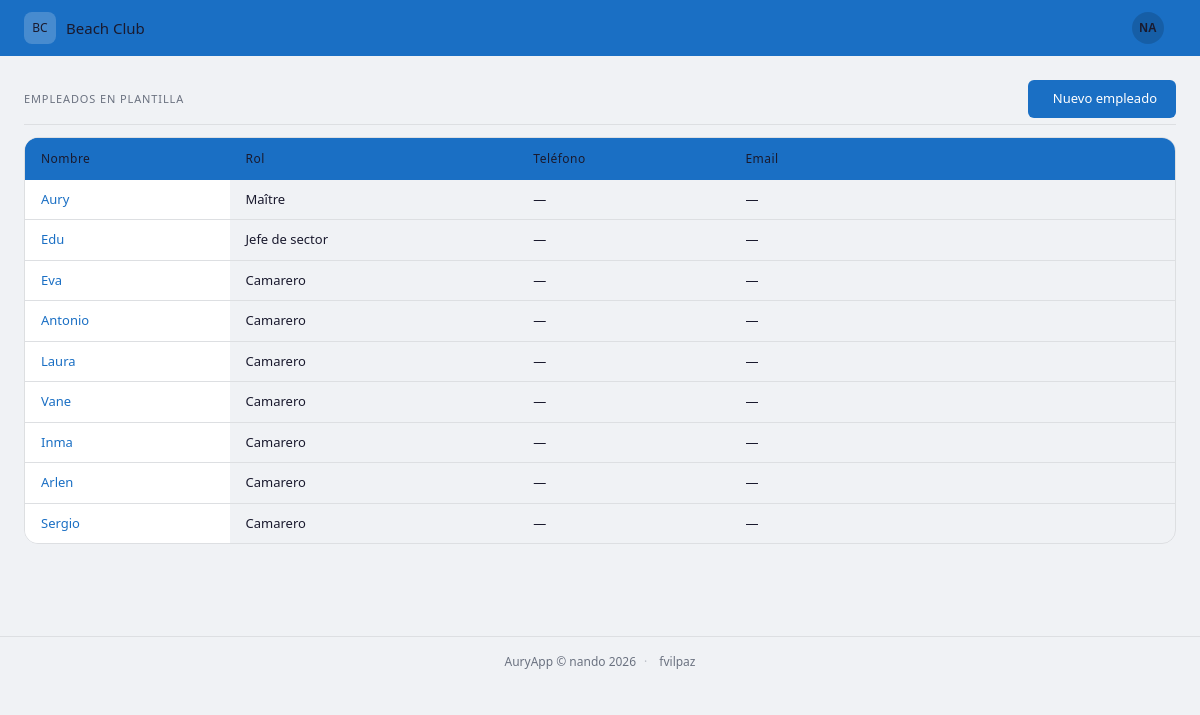
/personal/empleados/ (signed in), run on the app's committed database.
### personal/models.py (models this page shows, shortened)
class Empleado(models.Model):
    CONTRATO_CHOICES = [
        ('indefinido', 'Indefinido'),
        ('temporal', 'Temporal'),
        ('fijo_discontinuo', 'Fijo discontinuo'),
        ('obra_servicio', 'Obra y servicio'),
        ('practicas', 'Prácticas'),
    ]
    ROL_CHOICES = [
        ('maitre', 'Maître'),
        ('segundo_maitre', 'Segundo Maître'),
        ('jefe_sector', 'Jefe de sector'),
        ('camarero', 'Camarero'),
        ('ayudante_camarero', 'Ayudante de camarero'),
    ]
    nombre = models.CharField(max_length=100)
    apellidos = models.CharField(max_length=100, blank=True)
    rol = models.CharField(max_length=20, choices=ROL_CHOICES)
    telefono = models.CharField(max_length=20, blank=True)
    email = models.EmailField(blank=True)
    fecha_nacimiento = models.DateField(null=True, blank=True)
    activo = models.BooleanField(default=True)
    posicion = models.PositiveIntegerField(default=0)
    tipo_contrato = models.CharField(max_length=20, choices=CONTRATO_CHOICES, blank=True)
    fecha_vencimiento = models.DateField(null=True, blank=True)
    class Meta:
        verbose_name = 'Empleado'
        verbose_name_plural = 'Empleados'
        ordering = ['posicion', 'nombre']

### personal/views.py (the view)
# urls.py: path('empleados/', views.lista_empleados, name='lista_empleados'),
def lista_empleados(request):
    empleados = Empleado.objects.filter(activo=True).order_by('posicion', 'nombre')
    context = {
        'empleados': empleados,
    }
    return render(request, 'personal/lista_empleados.html', context)

### personal/templates/personal/lista_empleados.html (shortened to what this page needs)
{% extends 'core/base.html' %}
{% block content %}
<div class="bc-section">
  <div class="bc-section-header">
    <span class="bc-section-header-title">Empleados en plantilla</span>
    <a href="{% url 'nuevo_empleado' %}" class="bc-btn bc-btn-primary">
       Nuevo empleado
    </a>
  </div>
  <div class="bc-table-wrapper">
    <table class="bc-table">
      <thead>
        <tr>
          <th>Nombre</th>
          <th>Rol</th>
          <th>Teléfono</th>
          <th>Email</th>
          <th></th>
        </tr>
      </thead>
      <tbody>
        {% for empleado in empleados %}
        <tr>
          <td><a href="{% url 'detalle_empleado' empleado.pk %}" class="bc-link-plain">{{ empleado.nombre }} {{ empleado.apellidos }}</a></td>
          <td>{{ empleado.get_rol_display }}</td>
          <td>{{ empleado.telefono|default:"—" }}</td>
          <td>{{ empleado.email|default:"—" }}</td>
          <td style="display:flex; gap:4px;">
            <a href="{% url 'detalle_empleado' empleado.pk %}" class="bc-btn bc-btn-sm"></a>
            <a href="{% url 'editar_empleado' empleado.pk %}" class="bc-btn bc-btn-sm"></a>
          </td>
        </tr>
        {% empty %}
        <tr>
          <td colspan="4">No hay empleados activos</td>
        </tr>
        {% endfor %}
      </tbody>
    </table>
  </div>
</div>
{% endblock %}

### core/templates/core/base.html (shortened to what this page needs)
{% load static %}
<!DOCTYPE html>
<html lang="es">
<head>
  <link rel="stylesheet" href="https://cdn.jsdelivr.net/npm/@tabler/icons-webfont@2.47.0/tabler-icons.min.css">
  <link rel="stylesheet" href="{% static 'css/main.css' %}">
</head>
<body>
  <nav class="bc-navbar">
    <a href="/" class="bc-navbar-brand">
      <div class="bc-navbar-avatar">BC</div>
      Beach Club
    </a>
    <div class="bc-user-menu" id="bc-user-menu">
      <button class="bc-user-menu-btn" id="bc-user-menu-btn" type="button">
        <div class="bc-navbar-user">
          {% if request.user.first_name %}{{ request.user.first_name|slice:":1"|upper }}{{ request.user.last_name|slice:":1"|upper }}{% else %}{{ request.user.username|slice:":2"|upper }}{% endif %}
        </div>
      </button>
    </div>
  </nav>
  <main class="bc-page">
    {% block content %}{% endblock %}
  </main>
  <footer class="bc-footer">
    <span>AuryApp &copy; {{ request.user.username|default:"" }} 2026</span>
    <span class="bc-footer-sep">·</span>
    <a href="https://github.com/fvilpaz" target="_blank" rel="noopener" class="bc-footer-link">
       fvilpaz
    </a>
  </footer>
</body>
</html>

### core/static/css/main.css (style rules this page uses)
:root { --color-primary: #1a6fc4; --color-primary-dk: #1557a0; --color-accent: #e8a020; --color-success: #1d9e75; --color-danger: #c0392b; --color-warning: #e8a020; --color-bg: #f0f2f5; --color-surface: #ffffff; --color-border: rgba(0, 0, 0, 0.08); --color-text: #1a1a2e; --color-muted: #6b7280; --radius-sm: 6px; --radius-md: 10px; --radius-lg: 14px; --navbar-h: 56px; --canvas-height: 620px; --page-padding: 24px; }
*, *::before, *::after { box-sizing: border-box; margin: 0; padding: 0; }
body { font-family: system-ui, -apple-system, sans-serif; font-size: 14px; background: var(--color-bg); color: var(--color-text); line-height: 1.5; }
.bc-navbar { background: var(--color-primary); height: var(--navbar-h); display: flex; align-items: center; padding: 0 24px; gap: 8px; position: sticky; top: 0; z-index: 100; }
.bc-navbar-brand { color: var(--color-primary-text); font-size: 15px; font-weight: 500; display: flex; align-items: center; gap: 10px; text-decoration: none; }
.bc-navbar-avatar { width: 32px; height: 32px; border-radius: 8px; background: rgba(255, 255, 255, 0.2); display: flex; align-items: center; justify-content: center; font-size: 12px; font-weight: 500; color: var(--color-primary-text); flex-shrink: 0; }
.bc-navbar-user { width: 32px; height: 32px; border-radius: 50%; background: rgba(0, 0, 0, 0.15); display: flex; align-items: center; justify-content: center; font-size: 12px; font-weight: 600; color: var(--color-primary-text); flex-shrink: 0; }
.bc-user-menu { position: relative; margin-left: auto; }
.bc-user-menu-btn { display: flex; align-items: center; gap: 6px; background: transparent; border: none; cursor: pointer; padding: 4px 6px; border-radius: var(--radius-sm); transition: background 0.15s; color: var(--color-primary-text); }
.bc-page { padding: 24px; max-width: 1400px; margin: 0 auto; }
.bc-section { margin-bottom: 28px; }
.bc-table-wrapper { border: 0.5px solid var(--color-border); border-radius: var(--radius-lg); overflow: hidden; overflow-x: auto; -webkit-overflow-scrolling: touch; }
.bc-table { width: 100%; border-collapse: collapse; font-size: 13px; min-width: 500px; white-space: nowrap; }
.bc-table thead { background: var(--color-primary); }
.bc-table thead th { text-align: left; font-size: 12px; font-weight: 500; color: var(--color-primary-text); padding: 12px 16px; white-space: nowrap; letter-spacing: 0.04em; }
.bc-table tbody tr { border-bottom: 0.5px solid var(--color-border); transition: background 0.1s; }
.bc-table tbody tr:last-child { border-bottom: none; }
.bc-table tbody td { padding: 10px 16px; color: var(--color-text); white-space: nowrap; vertical-align: middle; }
.bc-table tbody td:first-child { position: sticky; left: 0; background: var(--color-surface); z-index: 1; }
.bc-table thead th:first-child { position: sticky; left: 0; background: var(--color-primary); z-index: 2; }
a.bc-link-plain, a.bc-link-plain:visited { color: var(--color-primary) !important; text-decoration: none !important; }
.bc-btn { font-size: 13px; font-weight: 500; padding: 8px 18px; border-radius: var(--radius-sm); border: 0.5px solid transparent; cursor: pointer; transition: opacity 0.15s; text-decoration: none; display: inline-flex; align-items: center; gap: 6px; }
.bc-btn-primary { background: var(--color-primary); color: #fff; }
.bc-section-header { display: flex; align-items: center; justify-content: space-between; margin-bottom: 12px; padding-bottom: 6px; border-bottom: 0.5px solid var(--color-border); }
.bc-section-header-title { font-size: 11px; font-weight: 500; letter-spacing: 0.08em; color: var(--color-muted); text-transform: uppercase; }
.bc-footer { display: flex; align-items: center; justify-content: center; gap: 8px; padding: 16px var(--page-padding); font-size: 12px; color: var(--color-muted); border-top: 1px solid var(--color-border); margin-top: 40px; }
.bc-footer-sep { opacity: 0.4; }
.bc-footer-link { display: inline-flex; align-items: center; gap: 4px; color: var(--color-muted); text-decoration: none; transition: color 0.15s; }

### data on the page
Empleado: nombre "Aury", rol "Maître", telefono "—", email "—"
Empleado: nombre "Edu", rol "Jefe de sector", telefono "—", email "—"
Empleado: nombre "Eva", rol "Camarero", telefono "—", email "—"
Empleado: nombre "Antonio", rol "Camarero", telefono "—", email "—"
Empleado: nombre "Laura", rol "Camarero", telefono "—", email "—"
Empleado: nombre "Vane", rol "Camarero", telefono "—", email "—"
Empleado: nombre "Inma", rol "Camarero", telefono "—", email "—"
Empleado: nombre "Arlen", rol "Camarero", telefono "—", email "—"
Empleado: nombre "Sergio", rol "Camarero", telefono "—", email "—"

### other printed values
{{ request.user.username|slice:":2"|upper }} "NA"
{{ request.user.username|default:"" }} "nando"
